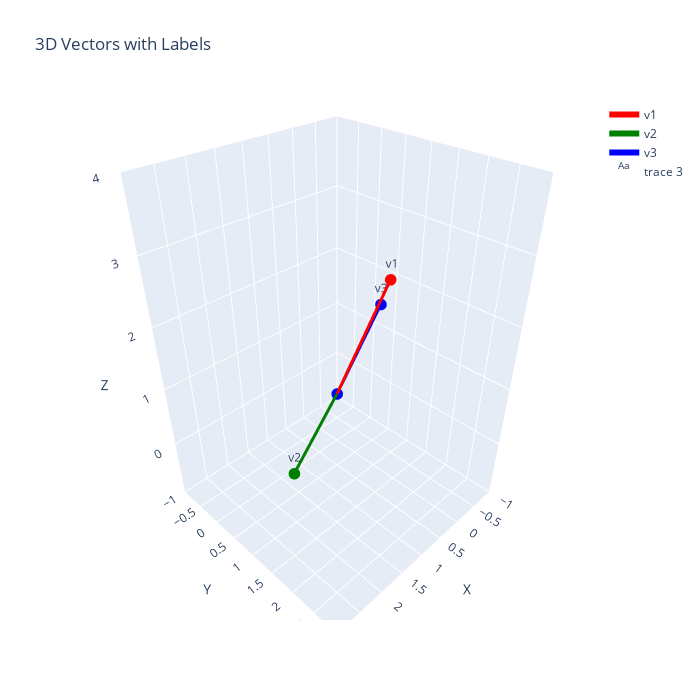

The notebook cell this image was saved under:
### Code cell
import plotly.graph_objects as go
import numpy as np

# Define vectors
v1 = np.array([1, 2, 3])
v2 = np.array([2, 1, 0])
v3 = np.array([0, 1, 2])

# Origin
origin = np.array([0, 0, 0])

# Create 3D figure
fig = go.Figure()

# Add vectors as lines from origin
for vec, name, color in zip([v1, v2, v3], ['v1', 'v2', 'v3'], ['red', 'green', 'blue']):
    fig.add_trace(go.Scatter3d(
        x=[origin[0], vec[0]],
        y=[origin[1], vec[1]],
        z=[origin[2], vec[2]],
        mode='lines+markers',
        marker=dict(size=4),
        line=dict(width=6, color=color),
        name=name
    ))

# Add text labels at the tip of each vector
fig.add_trace(go.Scatter3d(
    x=[v1[0], v2[0], v3[0]],
    y=[v1[1], v2[1], v3[1]],
    z=[v1[2], v2[2], v3[2]],
    mode='text',
    text=['v1', 'v2', 'v3'],
    textposition='top center'
))

# Set axes properties
fig.update_layout(
    scene=dict(
        xaxis=dict(title='X', range=[-1, max(v1[0], v2[0], v3[0])+1]),
        yaxis=dict(title='Y', range=[-1, max(v1[1], v2[1], v3[1])+1]),
        zaxis=dict(title='Z', range=[-1, max(v1[2], v2[2], v3[2])+1]),
        aspectmode='data'
    ),
    width=700,
    height=700,
    title="3D Vectors with Labels"
)

fig.show()

### Figure 1 — Plotly figure (JSON) as saved in the notebook; plotly's stock layout.template omitted (floating-point values rounded to 4 significant figures)
{"data": [{"line": {"color": "red", "width": 6}, "marker": {"size": 4}, "mode": "lines+markers", "name": "v1", "type": "scatter3d", "x": [0, 1], "y": [0, 2], "z": [0, 3]}, {"line": {"color": "green", "width": 6}, "marker": {"size": 4}, "mode": "lines+markers", "name": "v2", "type": "scatter3d", "x": [0, 2], "y": [0, 1], "z": [0, 0]}, {"line": {"color": "blue", "width": 6}, "marker": {"size": 4}, "mode": "lines+markers", "name": "v3", "type": "scatter3d", "x": [0, 0], "y": [0, 1], "z": [0, 2]}, {"mode": "text", "text": ["v1", "v2", "v3"], "textposition": "top center", "type": "scatter3d", "x": [1, 2, 0], "y": [2, 1, 1], "z": [3, 0, 2]}], "layout": {"height": 700, "scene": {"aspectmode": "data", "xaxis": {"range": [-1, 3], "title": {"text": "X"}}, "yaxis": {"range": [-1, 3], "title": {"text": "Y"}}, "zaxis": {"range": [-1, 4], "title": {"text": "Z"}}}, "title": {"text": "3D Vectors with Labels"}, "width": 700}}
